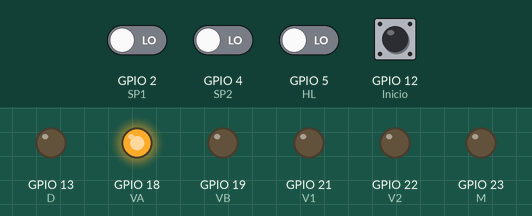
Simulated run of this sketch. Board: ESP32. Shown: output pins drawn as LEDs (lit = HIGH). The test bench sets the inputs (shaded band); at power-on: GPIO 12 (Inicio) HIGH, GPIO 2 (SP1), GPIO 4 (SP2), GPIO 5 (HL) LOW.

Above: at 2.2 s.
2.3 s: GPIO 2 (SP1) driven HIGH
At 3.6 s:
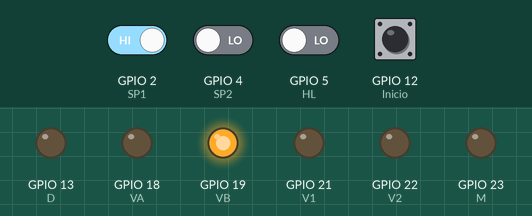
3.9 s: GPIO 4 (SP2) driven HIGH
At 4.8 s:
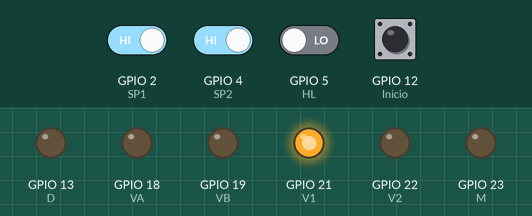
Timing chart, 0 to 6.9 s (numbered marks = the images above; inputs shaded):
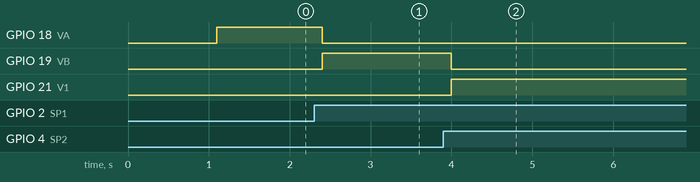

The sketch:

EjercicioMaquinaEstados.ino
```cpp
//Entradas
static const int Inicio = 12;
static const int SP1 = 2;
static const int SP2 = 4;
static const int HL = 5;

//Salidas
static const int VA = 18;
static const int VB = 19;
static const int V1 = 21;
static const int V2 = 22;
static const int M = 23;
static const int D = 13;

//Variables de control de estados
bool Edo1 = true;
bool Edo2 = false;
bool Edo3 = false;
bool Edo4 = false;
bool Edo5 = false;
bool Edo6 = false;

#if CONFIG_FREERTOS_UNICORE
  static const BaseType_t app_cpu = 0;
#else
  static const BaseType_t app_cpu = 1;
#endif

//Gestion de tareas
static TaskHandle_t E1 = NULL;
static TaskHandle_t E2 = NULL;
static TaskHandle_t E3 = NULL;
static TaskHandle_t E4 = NULL;
static TaskHandle_t E5 = NULL;
static TaskHandle_t E6 = NULL;

/*------------------Tareas-------------------------------*/
//Maquina de estados
//Estado 1
void Estado01 (void *parameter){
  while(1){
    if (Edo1 == true){
      if (digitalRead(Inicio) == 0){
            digitalWrite(VA, LOW);
            digitalWrite(VB, LOW);
            digitalWrite(V1, LOW);
            digitalWrite(V2, LOW);
            digitalWrite(M, LOW);
      }else{
        Edo2 = true;
        Edo1 = false;
      }
    }else{
    	//ugu
    }
    vTaskDelay(100 / portTICK_PERIOD_MS);
  }
}

//Estado 2
void Estado02 (void *parameter){
  while(1){
    if (Edo2 == true){
      if (digitalRead(SP1) == 0){
            digitalWrite(VA, HIGH);
            digitalWrite(VB, LOW);
            digitalWrite(V1, LOW);
            digitalWrite(V2, LOW);
            digitalWrite(M, LOW);
      }else{
        Edo3 = true;
        Edo2 = false;
      }
    }else{
    	//ugu
    }
    vTaskDelay(100 / portTICK_PERIOD_MS);
  }
}

//Estado 3
void Estado03 (void *parameter){
  while(1){
    if (Edo3 == true){
      if (digitalRead(SP2) == 0){
            digitalWrite(VA, LOW);
            digitalWrite(VB, HIGH);
            digitalWrite(V1, LOW);
            digitalWrite(V2, LOW);
            digitalWrite(M, LOW);
      }else{
        Edo4 = true;
        Edo3 = false;
      }
    }else{
    	//ugu
    }
    vTaskDelay(100 / portTICK_PERIOD_MS);
  }
}

//Estado 4
void Estado04 (void *parameter){
  while(1){
    if (Edo4 == true){
      if (digitalRead(HL) == 0){
            digitalWrite(VA, LOW);
            digitalWrite(VB, LOW);
            digitalWrite(V1, HIGH);
            digitalWrite(V2, LOW);
            digitalWrite(M, LOW);
      }else{
        Edo5 = true;
        Edo4 = false;
      }
    }else{
    	//owo
    }
    vTaskDelay(100 / portTICK_PERIOD_MS);
  }
}

//Estado 5
void Estado05 (void *parameter){
  while(1){
    if (Edo5 == true){
    	  digitalWrite(VA, LOW);
    	  digitalWrite(VB, LOW);
    	  digitalWrite(V1, LOW);
    	  digitalWrite(V2, HIGH);
    	  digitalWrite(M, HIGH);
    	  vTaskDelay(2000 / portTICK_PERIOD_MS);
	      Edo6 = true;
        Edo5 = false;

    }else{
    	//UwUr
    }
    vTaskDelay(100 / portTICK_PERIOD_MS);
  }
}

//Estado 6
void Estado06 (void *parameter){
  while(1){
    if (Edo6 == true){
    	  digitalWrite(VA, LOW);
    	  digitalWrite(VB, LOW);
    	  digitalWrite(V1, LOW);
    	  digitalWrite(V2, LOW);
    	  digitalWrite(M, LOW);
    	  digitalWrite(D, HIGH);
	  vTaskDelay(1000 / portTICK_PERIOD_MS);
	  Edo1 = true;
    Edo6 = false;

    }else{
    	digitalWrite(D, LOW);
    }
    vTaskDelay(100 / portTICK_PERIOD_MS);
  }
}

void setup(){
  //Entradas
  pinMode(Inicio, INPUT);
  pinMode(SP1, INPUT);
  pinMode(SP2, INPUT);
  pinMode(HL, INPUT);

  //Salidas
  pinMode(VA, OUTPUT);
  pinMode(VB, OUTPUT);
  pinMode(V1, OUTPUT);
  pinMode(V2, OUTPUT);
  pinMode(M, OUTPUT);
  pinMode(D, OUTPUT);

  Serial.begin(1200);
  vTaskDelay(1000 / portTICK_PERIOD_MS);
  Serial.println();
  xTaskCreatePinnedToCore(Estado01,
                          "Estado 1",
                          1024,
                          NULL,
                          2,
                          NULL,
                          app_cpu);
  xTaskCreatePinnedToCore(Estado02,
                          "Estado 2",
                          1024,
                          NULL,
                          1,
                          NULL,
                          app_cpu);
  xTaskCreatePinnedToCore(Estado03,
                          "Estado 3",
                          1024,
                          NULL,
                          1,
                          NULL,
                          app_cpu);
  xTaskCreatePinnedToCore(Estado04,
                          "Estado 4",
                          1024,
                          NULL,
                          1,
                          NULL,
                          app_cpu);
  xTaskCreatePinnedToCore(Estado05,
                          "Estado 5",
                          1024,
                          NULL,
                          1,
                          NULL,
                          app_cpu);
  xTaskCreatePinnedToCore(Estado06,
                          "Estado 6",
                          1024,
                          NULL,
                          1,
                          NULL,
                          app_cpu);

}

void loop(){

}
```

Measured:
- after the input at 2.3 s, GPIO 18 (VA): HIGH → LOW after 0.10 s; GPIO 19 (VB): LOW → HIGH after 0.10 s
- after the input at 3.9 s, GPIO 19 (VB): HIGH → LOW after 0.10 s; GPIO 21 (V1): LOW → HIGH after 0.10 s
